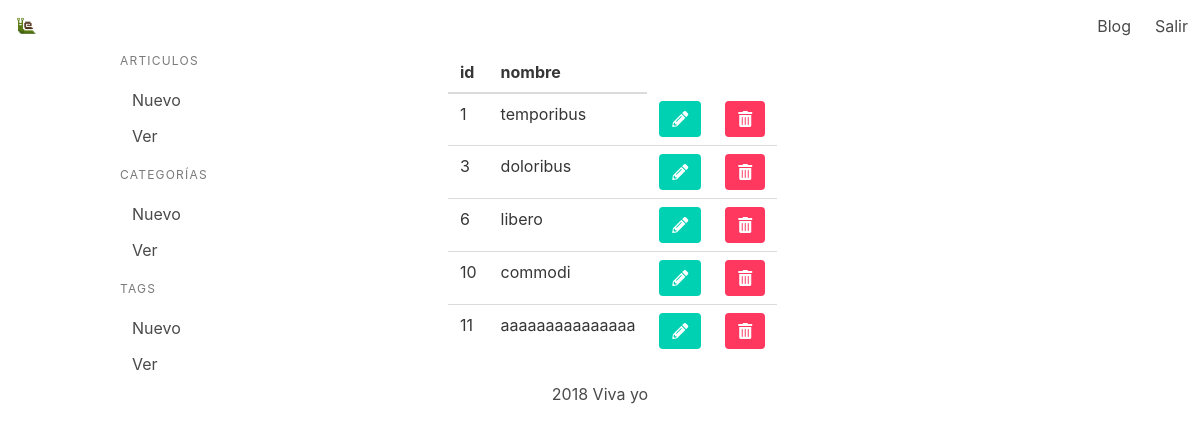
The page /admin/tags/ (signed in) on the database its author committed.
### models.py (models this page shows, shortened)
class Tag(db.Model):
    __tablename__ = 'tag'
    id = db.Column(db.Integer, primary_key=True)
    name = db.Column(db.String(20), nullable=False)

### app.py (the view)
@app.route("/admin/tags/")
def admin_tags():
    if 'id' not in session:
        flash('No tienes acceso', 'danger')
        return redirect(url_for('blog_all'))
    tags = Tag.query.all()
    return render_template('web/admin/tags.html', tags=tags)

### templates/web/admin/tags.html (shortened to what this page needs)
{% extends 'layouts/admin.html' %}
{% block body %}
<div id="app">
    <table class="table">
            <thead>
                <tr>
                    <th>id</th>
                    <th>nombre</th>
                </tr>
            </thead>
            <tbody>
                {% for tag in tags %}
                    <tr>
                        <td>
                            {{ tag.id }}
                        </td>
                        <td>
                            {{ tag.name }}
                        </td>
                        <td>
                            <div class="columns">
                                <div class="column">
                                    <a href="{{ url_for('admin_editar_tag', id=tag.id) }}" class="button is-primary">
                                        <i class="fas fa-pencil-alt"></i>
                                    </a>
                                </div>
                                <div class="column">
                                    <a @click="mostrarOcultarModal({{ tag.id }})" href="#" class="button is-danger">
                                        <i class="fas fa-trash-alt"></i>
                                    </a>
                                </div>
                            </div>
                        </td>
                    </tr>
                {% endfor %}
            </tbody>
        </table>
    </div>
{% endblock %}

### rows shown on the page
Tag: id "1", name "temporibus"
Tag: id "3", name "doloribus"
Tag: id "6", name "libero"
Tag: id "10", name "commodi"
Tag: id "11", name "aaaaaaaaaaaaaaa"
